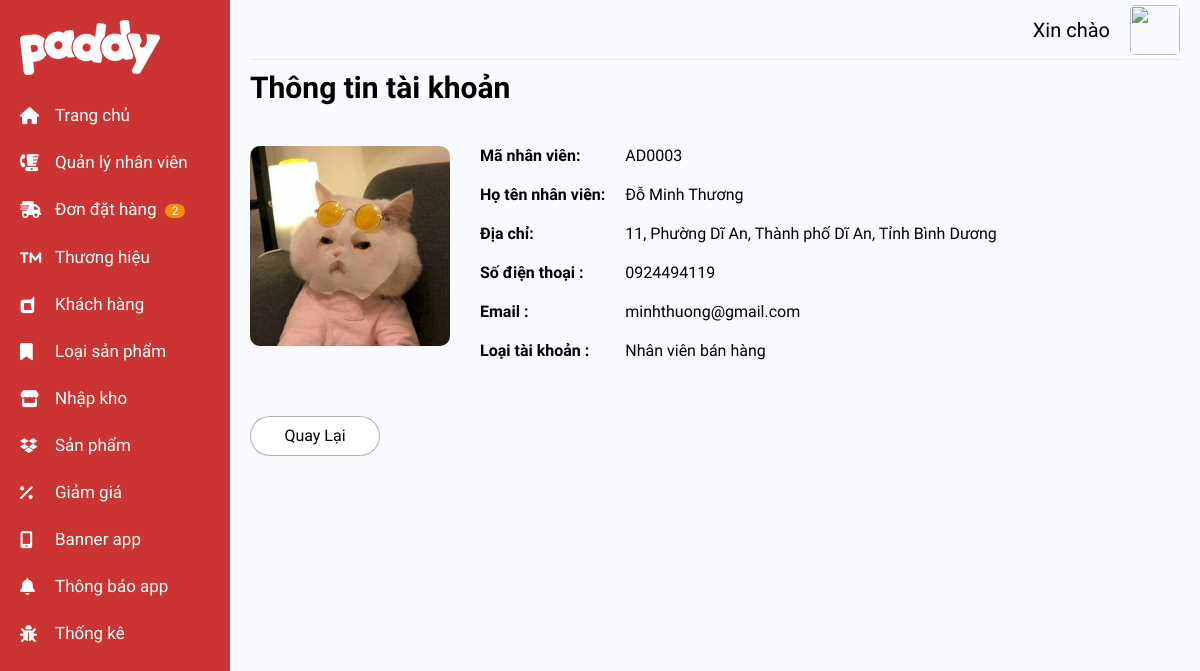
/SourceCode/admin/pages/Admin_DetailsDs.php?maNhanVien=AD0003, run on the app's committed database.
### tables this page shows
CREATE TABLE `nhan_vien` (
  `maNhanVien` varchar(6) NOT NULL,
  `ho` varchar(50) NOT NULL,
  `ten` varchar(10) NOT NULL,
  `ngaySinh` date NOT NULL,
  `diaChiCuThe` varchar(255) NOT NULL,
  `dienThoai` varchar(10) NOT NULL,
  `maLoai` varchar(6) NOT NULL,
  `tenNguoiDung` varchar(20) NOT NULL,
  `matKhau` char(80) NOT NULL,
  `avatar` varchar(255) NOT NULL,
  `email` varchar(50) NOT NULL,
  `maXa` varchar(6) NOT NULL
);

CREATE TABLE `xa` (
  `maXa` varchar(6) NOT NULL,
  `tenXa` varchar(100) NOT NULL,
  `maHuyen` varchar(6) NOT NULL
);

CREATE TABLE `huyen` (
  `maHuyen` varchar(6) NOT NULL,
  `tenHuyen` varchar(50) NOT NULL,
  `maTinh` varchar(6) NOT NULL
);

CREATE TABLE `tinh` (
  `maTinh` varchar(6) NOT NULL,
  `tenTinh` varchar(100) NOT NULL
);

CREATE TABLE `loai_tai_khoan` (
  `maLoai` varchar(6) NOT NULL,
  `tenLoai` varchar(100) NOT NULL
);

### SourceCode/admin/pages/Admin_DetailsDs.php (the view)
<?php include '../templates/nav_admin1.php';
$NVID = $_GET['maNhanVien'];
$sql = "SELECT maNhanVien,ho,ten,diaChiCuThe,dienThoai,email,tenLoai,avatar, maXa FROM nhan_vien JOIN loai_tai_khoan ON nhan_vien.maLoai = loai_tai_khoan.maLoai WHERE maNhanVien = '$NVID';";
$statement = $dbh->prepare($sql);
$statement->execute();
$nhanVien = $statement->fetch(PDO::FETCH_OBJ);
?>
<div class="detail_admin">
    <h1 class="Title_Admin_create_form">Thông tin tài khoản</h1>
    <div class="detai_admin_form">
        <div class="detail_admin_left">
            <img src="../../assets/img/ad_user/<?php echo $nhanVien->avatar; ?>">
        </div>
        <div class="detail_admin_right">
            <table class="Table_Details_Admin">
                <tr>
                    <td>Mã nhân viên: </td>
                    <td>
                        <?php echo $nhanVien->maNhanVien; ?>
                    </td>
                </tr>
                <tr>
                    <td>Họ tên nhân viên:</td>
                    <td>
                        <?php echo $nhanVien->ho . ' ' . $nhanVien->ten ?>
                    </td>
                </tr>
                <tr>
                    <td>Địa chỉ:</td>
                    <td>
                        <?php
                        $get_diachi = "SELECT xa.tenXa, huyen.tenHuyen, tinh.tenTinh FROM xa JOIN huyen ON xa.maHuyen = huyen.maHuyen JOIN tinh ON huyen.maTinh=tinh.maTinh WHERE xa.maXa = '$nhanVien->maXa'";
                        $statement = $dbh->prepare($get_diachi);
                        $statement->execute();
                        $diachis = $statement->fetchAll(PDO::FETCH_ASSOC);
                        foreach ($diachis as $diachi)
                            echo $nhanVien->diaChiCuThe . ', ' . $diachi['tenXa'] . ', ' . $diachi['tenHuyen'] . ', ' . $diachi['tenTinh'];
                        ?>
                    </td>
                </tr>
                <tr>
                    <td>Số điện thoại :</td>
                    <td>
                        <?php echo $nhanVien->dienThoai ?>
                    </td>
                </tr>
                <tr>
                    <td>Email :</td>
                    <td>
                        <?php echo $nhanVien->email ?>
                    </td>
                </tr>
                <tr>
                    <td>Loại tài khoản :</td>
                    <td>
                        <?php echo
                            $nhanVien->tenLoai;
                        ?>
                    </td>
                </tr>
            </table>
        </div>
    </div>
    <br>
    <div class="button">
        <a href="./Admin_DsAdmin.php"><input type="button" class="button_add_admin" value="Quay Lại"></a>
    </div>
</div>
<?php include '../templates/nav_admin2.php' ?>

### SourceCode/admin/assets/css/main.css (style rules this page uses)
th, td { border: 1px solid black; padding: 8px; text-align: center; padding: 4px; }
.Title_Admin_create_form { font-size: 3rem; }
.button { font-size: 1.6rem; }
.button .button_add_admin { height: 40px; width: 130px; background-color: #ffffff; border-radius: 20px; margin-right: 10px; border: 1px solid rgb(0,0,0,0.3); cursor: pointer; }
.Table_Details_Admin { font-size: 1.3rem; margin-top: 20px; border: 0px; border-collapse: collapse; text-align: left; }
.Table_Details_Admin tr, .Table_Details_Admin td { border: 0; text-align: left; font-size: 1.6rem; padding: 10px; }
.Table_Details_Admin td:nth-child(1) { font-weight: 700; }
.detai_admin_form { display: flex; padding-bottom: 30px; }
.detail_admin_left { width: 200px; height: 200px; border-radius: 10px; overflow: hidden; margin-top: 30px; margin-right: 20px; }
.detail_admin_left img { width: 100%; height: 100%; }

### data on the page
nhan_vien: avatar (picture), maNhanVien "AD0003", ho "Đỗ Minh", ten "Thương", diaChiCuThe "11", dienThoai "0924494119", email "minhthuong@gmail.com", maLoai.tenLoai "Nhân viên bán hàng"
xa: tenXa "Phường Dĩ An", maHuyen.tenHuyen "Thành phố Dĩ An", tinh.tenTinh "Tỉnh Bình Dương"

### other printed values
$soDonChoXacNhan "2"
